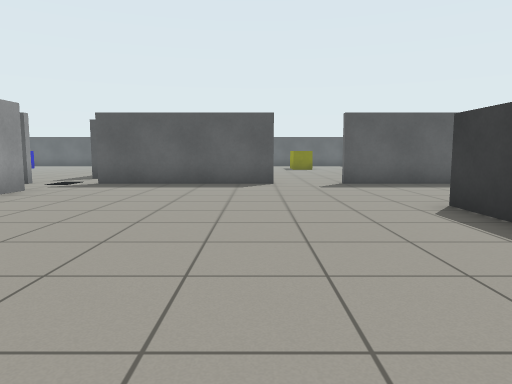
View 1 (above)

20 first-person views from a walk through a robot-simulator world made for Gazebo. The camera is 0.86 m above the floor, tilts 6° down and sees 70° across. The floor is counted in squares, 1 m on a side. Each view is taken from the middle of a square. On the plan, view 1 faces up. The plan holds only what a view shows up to about 12 squares ahead; the rest is blank.

View 2
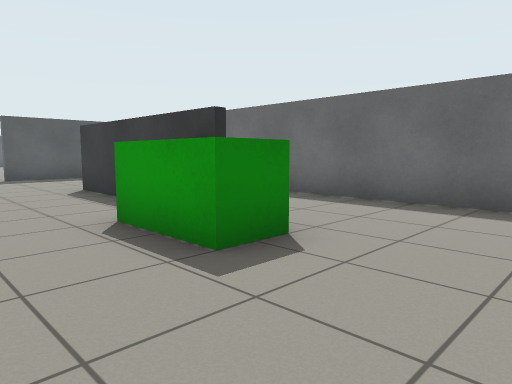

View 3
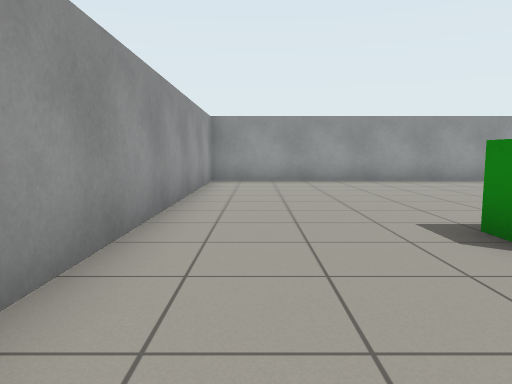

View 4
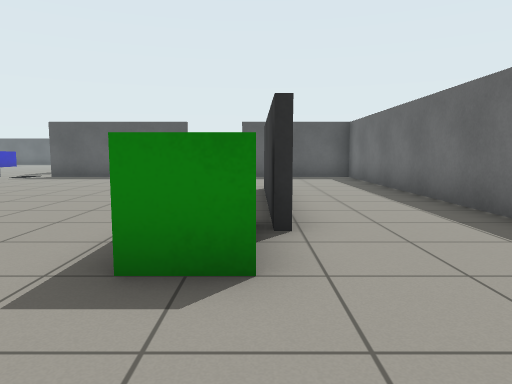

View 5
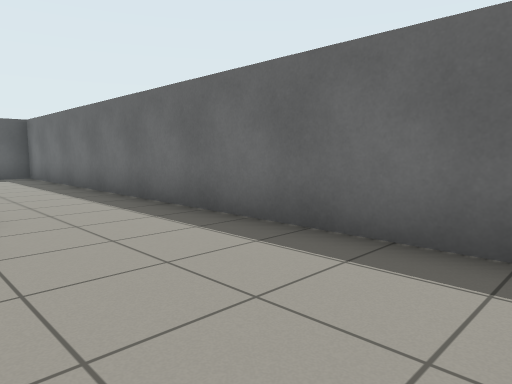

View 6
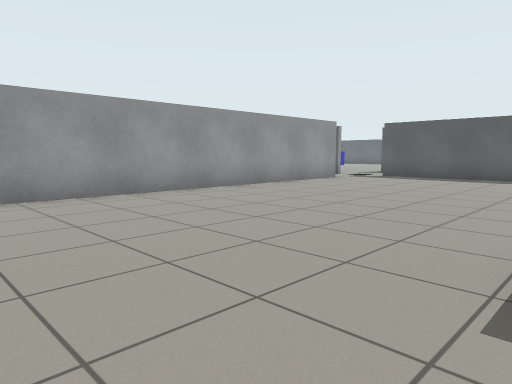

View 7
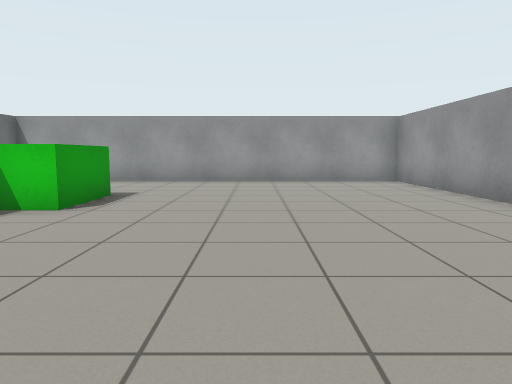

View 8
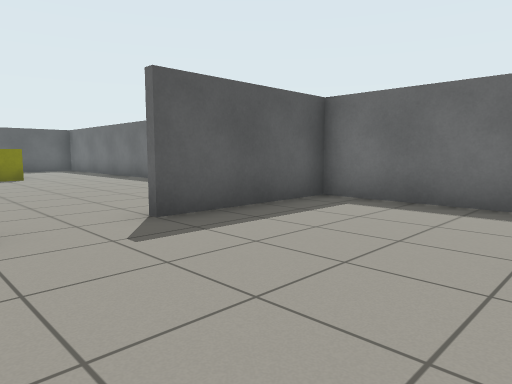

View 9
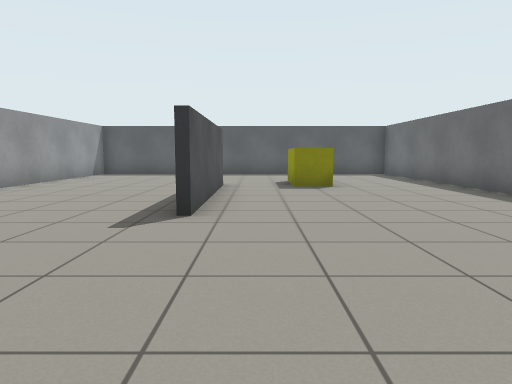

View 10
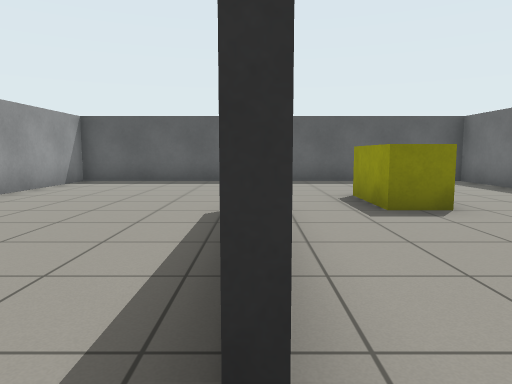

View 11
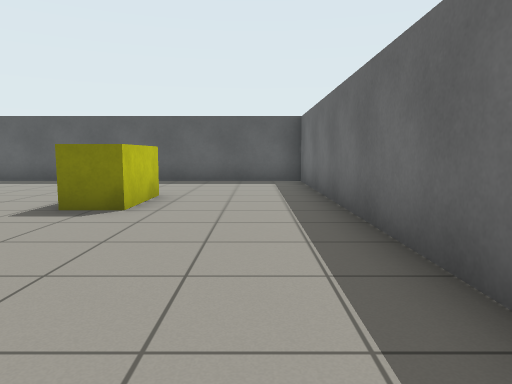

View 12
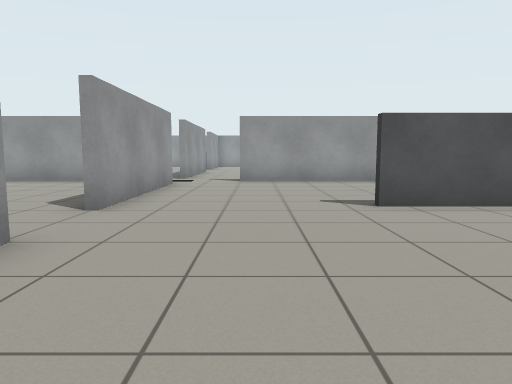

View 13
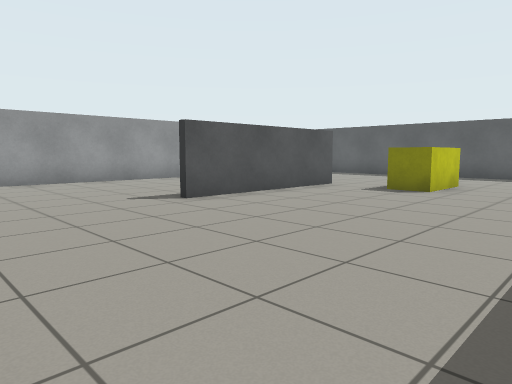

View 14
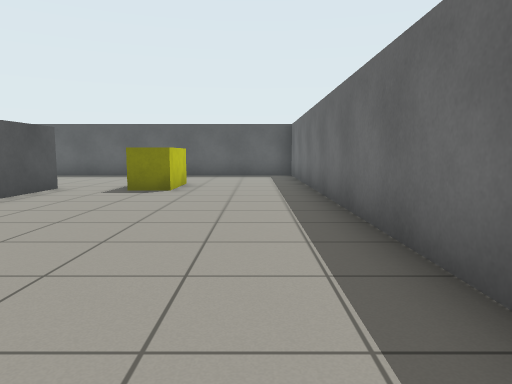

View 15
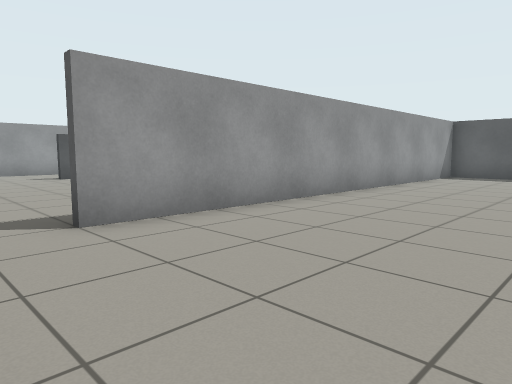

View 16
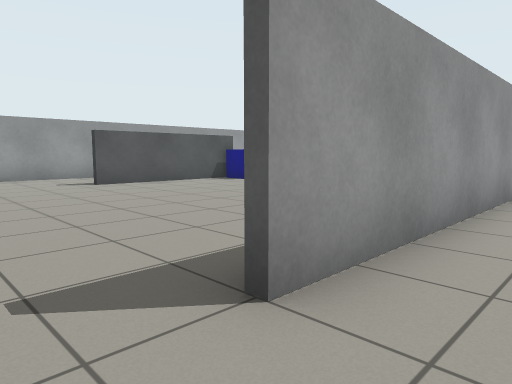

View 17
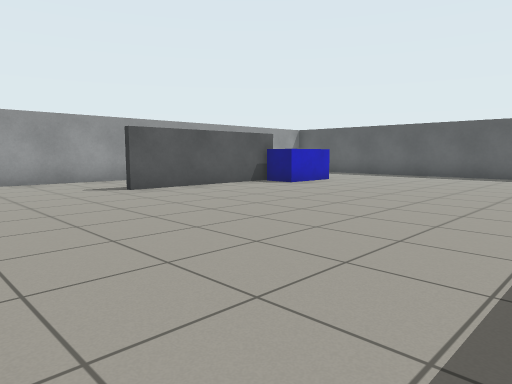

View 18
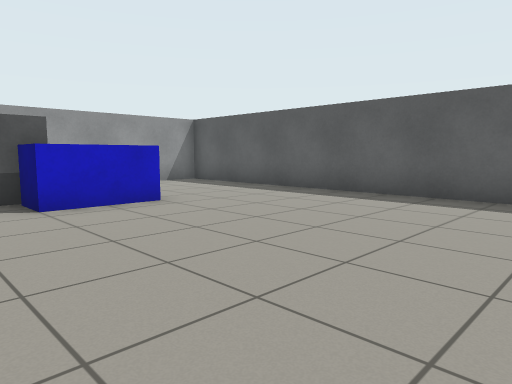

View 19
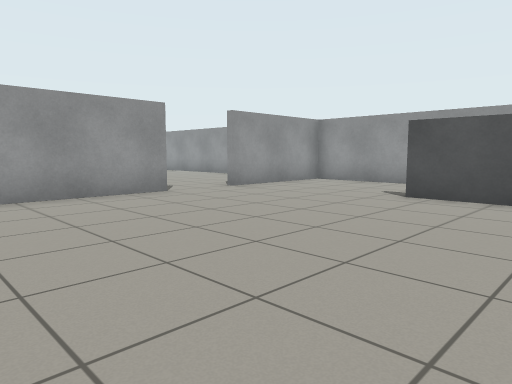

View 20
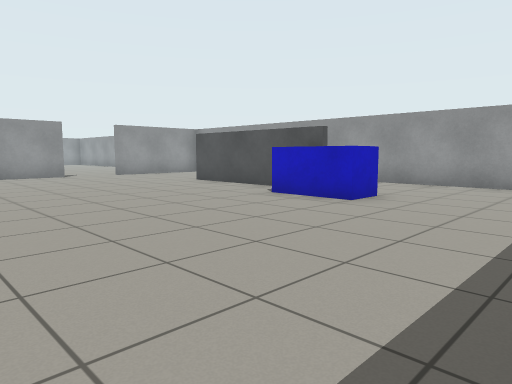

### Floor plan
Ten units are one square. View 1 is at (0, 0); x grows to the right and y downward. Boxes are objects, and circles mark ways between rooms. Rooms are numbered by the first view taken in them; rooms with no view inside come last. Other rooms are left out.
<svg viewBox="-179 -259 248 308">
<path fill="none" stroke="#000" d="M32 -14 32 -60M5 -104 -45 -104M-54 -85 -54 44 64 44 64 -104 25 -104M1 -200 1 -150M64 -129 64 -254 -54 -254 -54 -125M-45 -106 5 -106M-142 -196 -142 -150M-174 -165 -174 -112M-116 -106 -82 -106M-82 -254 -168 -254M-174 -249 -174 -182M-168 -106 -135 -106"/>
<rect x="15" y="-15" width="20" height="20" fill="#bbb"><title>green box</title></rect>
<rect x="15" y="-215" width="20" height="20" fill="#bbb"><title>yellow box</title></rect>
<rect x="-145" y="-215" width="20" height="20" fill="#bbb"><title>blue box</title></rect>
<circle cx="15" cy="-100" r="3" fill="#2a7"/>
<circle cx="-55" cy="-115" r="3" fill="#2a7"/>
<text x="0" y="-20">1</text>
<text x="10" y="-180">2</text>
<text x="-120" y="-180">3</text>
</svg>
Room 1 opens to room 2. Room 2 opens to room 3.

Where each view was taken, in squares from view 1:
view 1: 0 up, 0 right, facing up
view 2: 3 down, 0 right, facing up-right
view 3: 3 down, 6 right, facing left
view 4: 3 down, 3 right, facing up
view 5: 4 down, 3 right, facing up-right
view 6: 3 down, 2 right, facing up-left
view 7: 7 up, 1 left, facing down
view 8: 6 up, 0 right, facing up-right
view 9: 10 up, 1 right, facing up
view 10: 14 up, 0 right, facing up
view 11: 14 up, 5 right, facing up
view 12: 13 up, 6 right, facing left
view 13: 11 up, 6 right, facing up-left
view 14: 11 up, 5 right, facing up
view 15: 11 up, 1 left, facing up-left
view 16: 11 up, 4 left, facing up-left
view 17: 11 up, 6 left, facing up-left
view 18: 18 up, 7 left, facing up-left
view 19: 18 up, 7 left, facing down-left
view 20: 25 up, 7 left, facing down-left
